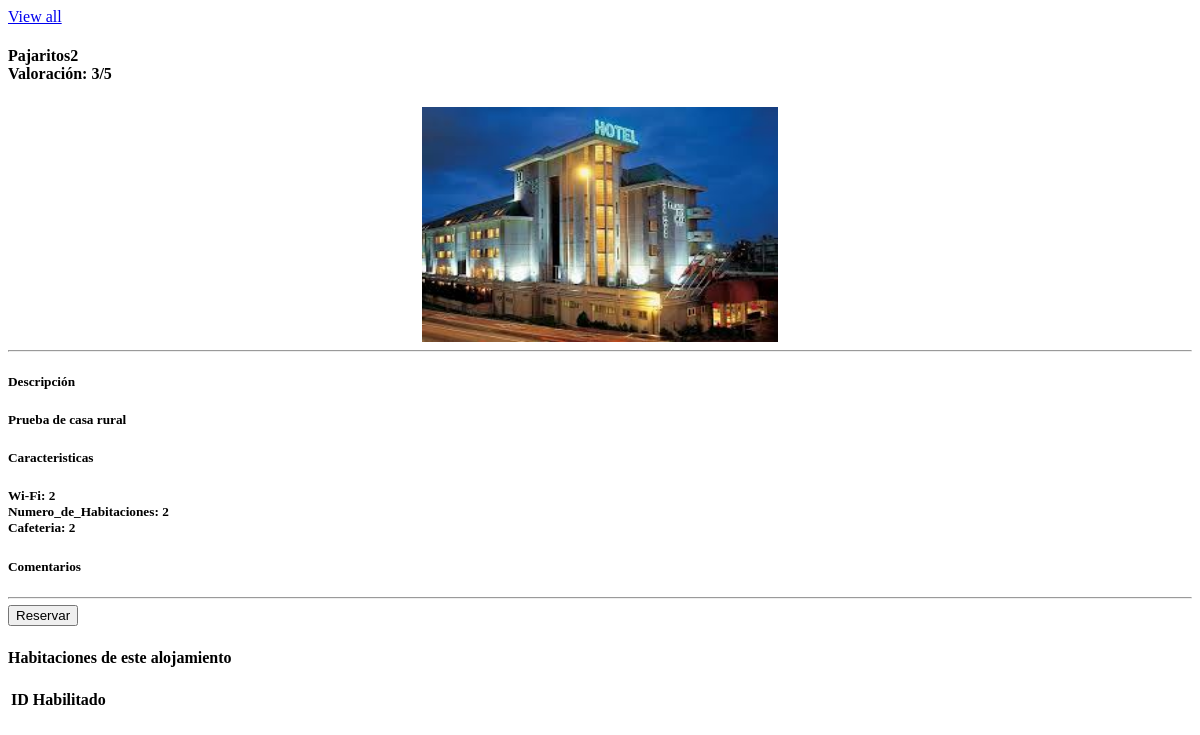
Page /GRXDev/alojamiento.php?ID_Alojamiento=4 on the committed database.
### tables this page shows
CREATE TABLE IF NOT EXISTS `alojamiento` (
  `ID` int(10) NOT NULL,
  `Nombre` varchar(255) NOT NULL,
  `Direccion` varchar(255) NOT NULL,
  `Descripcion` varchar(255) NOT NULL,
  `Tipo_alojamiento` int(10) NOT NULL,
  `ID_Dueno` int(10) NOT NULL,
  `Fecha_alta` int(10) NOT NULL,
  `ID_Validador` int(10) NOT NULL,
  `Fecha_validacion` varchar(20) NOT NULL
);

CREATE TABLE IF NOT EXISTS `caracteristicas` (
  `ID_Caracteristicas` int(10) NOT NULL,
  `Descripcion` varchar(255) NOT NULL,
  `Tipo` varchar(255) NOT NULL,
  `Tipo_check` int(10) NOT NULL
);

CREATE TABLE IF NOT EXISTS `caracteristicasalojamiento` (
  `ID_Caracteristicas` int(10) NOT NULL,
  `ID_Alojamiento` int(10) NOT NULL,
  `Cantidad` int(10) NOT NULL
);

### GRXDev/conexionBD.php (called while the page is built)
<?php
include "BD.php";
$datos = new BD("localhost", "root", "", "GRXDev");
?>

### GRXDev/BD.php (called while the page is built, shortened)
<?php
class BD {
    private $localhost;
    private $user;
    private $pass;
    private $conexion = false;
    public function BD($direccion, $usuario, $contrasenia, $basedatos) {
        $this->localhost = $direccion;
        $this->user = $usuario;
        $this->pass = $contrasenia;
        $this->database = $basedatos;
    }
    public function GetMyConnection() {
        if ($this->conexion)
            return $this->conexion;
        $this->conexion = mysql_connect($this->localhost, $this->user, $this->pass) or die('Could not connect to server.');
        return $this->conexion;
    }
    public function Query($cadena) {
        return $res = mysql_query($cadena, $this->GetMyConnection());
    }
}

### GRXDev/alojamiento.php (the view, shortened to what this page needs)
		<link href="css/estrellas.css" rel="stylesheet">
<div class="container" id="main">
    <div class="row">
        <?php
        include 'conexionBD.php';
		$id = isset($_GET['ID_Alojamiento']) ? $_GET['ID_Alojamiento'] : null;
		$result = $datos->Query("SELECT ID, Nombre,Direccion,Descripcion FROM alojamiento WHERE ID=".$id);
		$fila2 = mysql_fetch_array($result);
		?>
      <div class="col-md-12 col-sm-12">
    	<div class="panel panel-default">
           <div class="panel-heading"><a href="#" class="pull-right">View all</a>
		   <h4>
		   <?php echo $fila2['Nombre'];
		   if((isset($yavalorado) && $yavalorado == true) || (!isset($_COOKIE['id_usuario'])))
		   {
                            $total = $datos->Query("Select AVG(valoracion) from valoracionalojamiento where ID_Alojamiento=".$id);
                            $total_row = mysql_fetch_array($total);
                            if($total_row[0] == null)
                            {
                                $media = "3";
                            }
                            else
                            {
                                $media = $total_row[0];
                            }
			   ?>
			    <div class="progress" style="width:50%; height:20px">
					<div class="progress-bar progress-bar-success" style="width:<?php echo (intval($media)*20); ?>%">Valoración: <?php echo intval($media);?>/5</div>
				</div>
		   <?php } ?>
		   </h4></div>
   			<div class="panel-body">
			  <img src="./images/h_prueba.jpg" class="img-responsive img-thumbnail pull-center" style="margin-left:35%; width:30%; height:30%;">
			  <hr>
              <h5>Descripción<h5>
              <p><?php echo $fila2['Descripcion']?></p>
			  <h5>Caracteristicas<h5>
			  <?php
                    $result3=$datos->Query("SELECT ID_Caracteristicas, Cantidad from caracteristicasalojamiento where ID_Alojamiento=".$id);
                    while($fila=mysql_fetch_array($result3))
                    {
						$result2=$datos->Query("SELECT * FROM caracteristicas WHERE ID_Caracteristicas=".$fila['ID_Caracteristicas']);
                        while(($fila2=mysql_fetch_array($result2)))
                        {
							echo '<div class="col-md-2 col-sm-2">';
							echo '<label for="'.$fila2['Descripcion'].'">'.$fila2['Descripcion'].': '.$fila['Cantidad'].'</label>';
							echo '</div>';
						}
                    }
			  ?>
			  <h5>Comentarios<h5>
			  <hr>
              <?php $result=$datos->Query("SELECT * FROM alojamiento WHERE ID='$id'");
                    if($fila=mysql_fetch_array($result)){
                        $tipo=$fila['Tipo_alojamiento'];
                        if($tipo==2){
                            echo '<button class="btn btn-primary" style="margin-right:2%;" onClick="location.href = \'index.php?cat=reserva_alojamiento&ID_Alojamiento='.$id.'\'" >Reservar</button>';
                        }
                    }
              ?>
            </div>
         </div>
	</div>
	</div>
        <div class="col-md-12 col-sm-12">
        <div class="panel panel-warning">
            <div class="panel-heading"><h4>Habitaciones de este alojamiento</h4></div>
            <div class="panel-body">
                <?php $result=$datos->Query("SELECT * FROM habitacion WHERE ID_Alojamiento='".$id."'")?>
                <?php if($result){?>
                <div class="row">
                    <div class="table-responsive">
                        <table class="table table-striped">
                            <thead>
                            <tr>
                                <th>ID</th>
                                <th>Habilitado</th>
                                <th></th>
                                <th></th>
                                <th></th>
                                <th></th>
                                <th></th>
                                <th></th>
                                <th></th>
                                <th></th>
                            </tr>
                            </thead>
                        </table>
                    </div>
                </div>
                <?php } ?>
                </div>
            </div>
        </div>
</div>

### rows in the picture
alojamiento: Nombre "Pajaritos2", Descripcion "Prueba de casa rural"
caracteristicasalojamiento: Cantidad "2"
caracteristicas: Descripcion "Wi-Fi"
caracteristicasalojamiento: Cantidad "2"
caracteristicas: Descripcion "Numero_de_Habitaciones"
caracteristicasalojamiento: Cantidad "2"
caracteristicas: Descripcion "Cafeteria"

### other values in the picture
$media "3"
